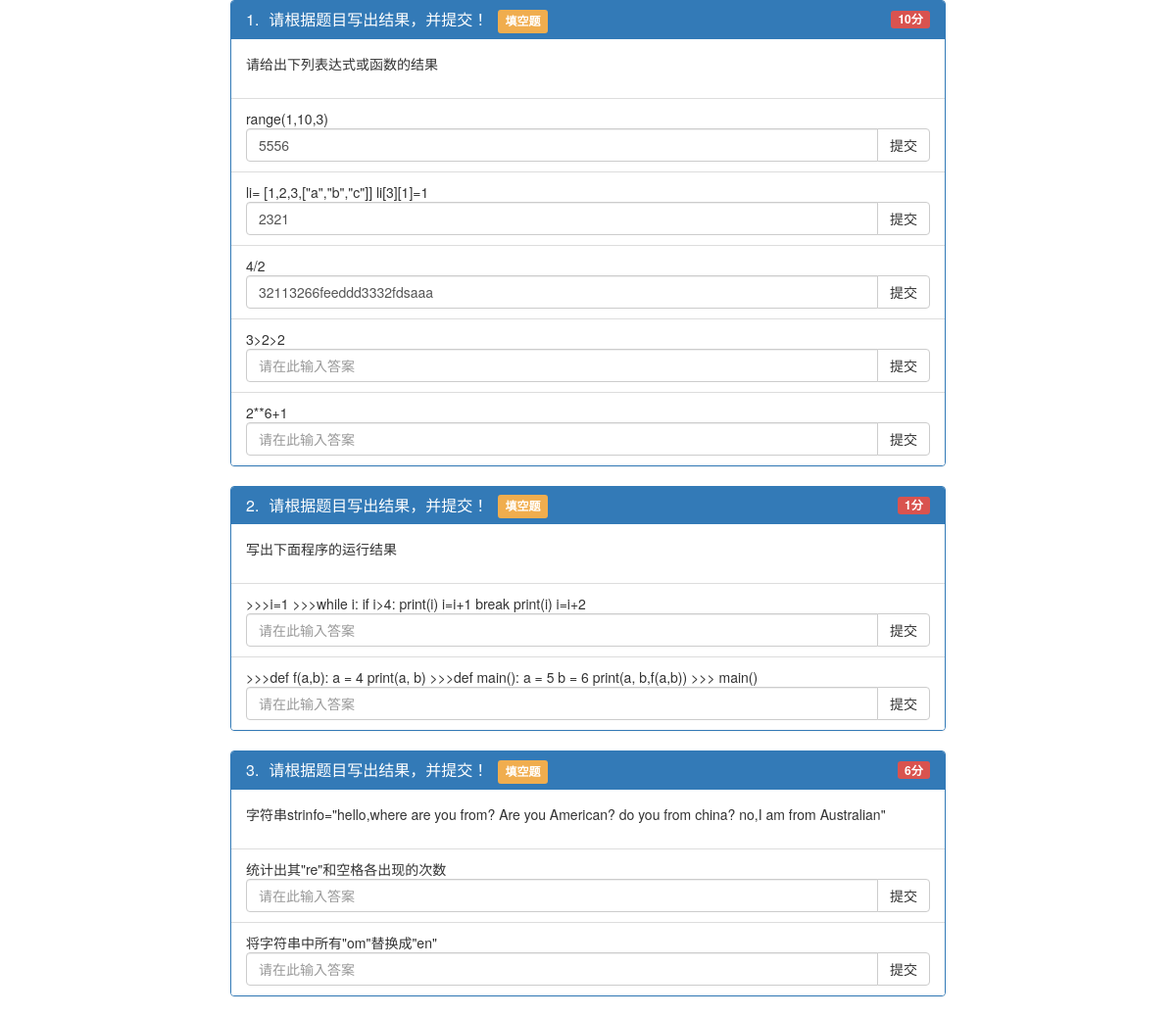
Page /test_paper/7/ (signed in) on the committed database.
### test_taking/models.py (models this page shows, shortened)
class TestDetail(models.Model):
    CHOICE = 'C'
    FILLING = 'F'
    TRUE_OR_FALSE = 'T'
    SHORT_ANSWER = 'S'
    Q_TYPE = (
        (CHOICE, '选择题'),
        (FILLING, '填空题'),
        (TRUE_OR_FALSE, '判断题'),
        (SHORT_ANSWER, '简答题')
    )
    INVALID = 'I'
    VALID = 'V'
    STATUS = (
        (INVALID, '无效'),
        (VALID, '有效')
    )
    course = models.ForeignKey(Test, verbose_name='科目编号', null=True, blank=True, on_delete=models.SET_NULL)
    serial_number = models.IntegerField('题目序号', blank=True, null=True)
    questions = models.TextField('题目内容', default='')
    score = models.IntegerField('分值', blank=True, null=True)
    questions_type = models.CharField('题目类型', choices=Q_TYPE, max_length=10)
    answer = models.TextField('标准答案', blank=True, default='')
    level = models.IntegerField('试题等级', default=1)
    parent = models.IntegerField('父级ID', default=0)
    status = models.CharField('状态', choices=STATUS, default='V', max_length=10)
    def q_type(self):
        if self.questions_type == 'C':
            return '选择题'
        elif self.questions_type == 'F':
            return '填空题'
        elif self.questions_type == 'T':
            return '判断题'
        elif self.questions_type == 'S':
            return '简答题'
    class Meta:
        verbose_name = '考题'
        verbose_name_plural = '考题'
        ordering = ['course_id', 'level', 'serial_number']

class UserAnswer(models.Model):
    question = models.ForeignKey(TestDetail, verbose_name='题目编号', blank=True, null=True, on_delete=models.SET_NULL)
    user_answer = models.TextField('答案', blank=True, null=True, default='')
    create_time = models.DateTimeField('答题时间')
    update_time = models.DateTimeField('修改时间', blank=True, null=True)
    create_user = models.CharField('答题者', blank=True, default='', max_length=20)
    update_user = models.CharField('修改者', blank=True, default='', max_length=20)
    course = models.ForeignKey(Test, verbose_name='科目编号', blank=True, null=True, on_delete=models.SET_NULL)
    class Meta:
        verbose_name = '答案'
        verbose_name_plural = '答案'
        ordering = ['update_user', 'question', 'course']

### test_taking/views.py (the view)
# urls.py: path('test_paper/<int:course_id>/', test_taking_view.test_detail),
@login_required
def test_detail(request, course_id):
    start = time.time()
    test_title = Test.objects.filter(status='V', id=course_id)
    questions_level_1_list = TestDetail.objects.filter(status='V', level=1, course_id=course_id)
    question_list = []
    user = request.session['user']
    for q1 in questions_level_1_list:
        questions_level_2_list = TestDetail.objects.filter(status='V',
                                                           level=2,
                                                           parent=q1.id)
        if questions_level_2_list:
            for q2 in questions_level_2_list:
                answer = UserAnswer.objects.filter(create_user=user, course_id=course_id, question_id=q2.id)
                if answer:
                    setattr(q2, 'user_answer', answer[0].user_answer)
            setattr(q1, 'q2', questions_level_2_list)
        else:
            answer = UserAnswer.objects.filter(create_user=user, course_id=course_id, question_id=q1.id)
            if answer:
                setattr(q1, 'user_answer', answer[0].user_answer)
        question_list.append(q1)
    end = time.time()
    print('{0} 查询数据时间：{1}'.format(user, end - start))
    return render(request, 'test_taking/test_detail.html',
                  {'test_title': test_title[0].course,
                   'question_list': question_list,
                   })

### test_taking/templates/test_taking/test_detail.html (shortened to what this page needs)
{% extends "base.html" %}
{% block content %}
    <div class="container">
        <div class="col-md-8 col-center-block">
            {% for q1 in question_list %}
            <div class="panel panel-primary">
                <div class="panel-heading">
                    <h3 class="panel-title"><span class="serial-number">{{ q1.serial_number }}.</span>请根据题目写出结果，并提交！<span class="label label-warning">{{ q1.q_type }}</span><span class="label label-danger score-right">{{ q1.score }}分</span></h3>
                </div>
            	<div class="panel-body">
                    <p>
                        {{ q1.questions }}
                    </p>
	            </div>
                <ul class="list-group">
                {% if q1.q2 %}
                {% for q_2 in q1.q2 %}
                <li class="list-group-item">
                    {{ q_2.questions }}<br>
                    <form class="bs-example bs-example-form" role="form" method="post" action="/answer/{{ q_2.id }}/">
                        <div class="input-group">
                            <input name="answer" type="text" class="form-control" {% if q_2.user_answer %}value="{{ q_2.user_answer }}" {% else %} placeholder="请在此输入答案" {% endif %}>
                            <span class="input-group-btn">
                                <button class="btn btn-default" type="submit">
                                    提交
                                </button>
                            </span>
                        </div>
                    </form>
                </li>
                {% endfor %}
                {% endif %}
                </ul>
            </div>
            {% endfor %}
        </div>
    </div>
{% endblock content %}

### test_taking/static/css/style.css (style rules this page uses)
.col-center-block { float: none; display: block; margin-left: auto; margin-right: auto; }
.panel-heading .score-right { display: inline; float: right; }
.panel-heading .serial-number { margin-right: 10px; }
span.label { margin-left: 10px; }

### rows in the picture
TestDetail: serial_number "1", q_type "填空题", score "10", questions "请给出下列表达式或函数的结果"
TestDetail: questions "range(1,10,3)", answer "5556"
TestDetail: questions "li= [1,2,3,[\"a\",\"b\",\"c\"]] li[3][1]=1", answer "2321"
TestDetail: questions "4/2", answer "32113266feeddd3332fdsaaa"
TestDetail: questions "3>2>2"
TestDetail: questions "2**6+1"
TestDetail: serial_number "2", q_type "填空题", score "1", questions "写出下面程序的运行结果"
TestDetail: questions ">>>i=1 >>>while i: if i>4: print(i) i=i+1 break print(i) i=i+2"
TestDetail: questions ">>>def f(a,b): a = 4 print(a, b) >>>def main(): a = 5 b = 6 print(a, b,f(a,b)) >>> main()"
TestDetail: serial_number "3", q_type "填空题", score "6", questions "字符串strinfo=\"hello,where are you from? Are you American? do you from china? no,I am from Australian\""
TestDetail: questions "统计出其\"re\"和空格各出现的次数"
TestDetail: questions "将字符串中所有\"om\"替换成\"en\""
